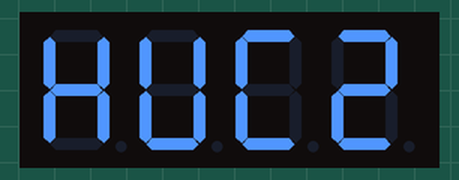
This sketch was run on a simulated Arduino Uno, built with avr-gcc and run on an emulated ATmega328P. On the bench: 4-digit seven-segment display. The local clock reads 2024-03-15 10:24:30 at power-on unless the sketch sets it.

Above: at 0.1 s.
At 1.1 s:
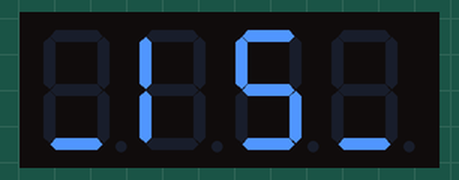
At 2.1 s:
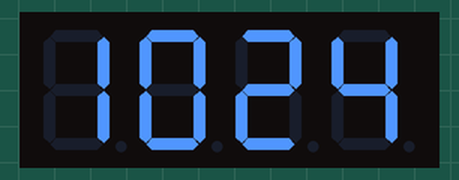
At 55.2 s:
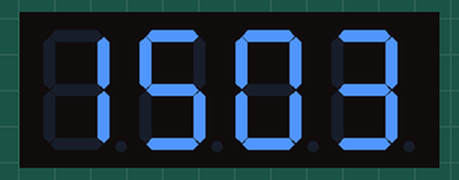
At 89.1 s:
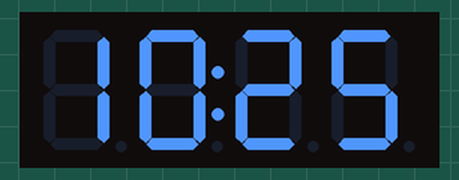
At 123.3 s:
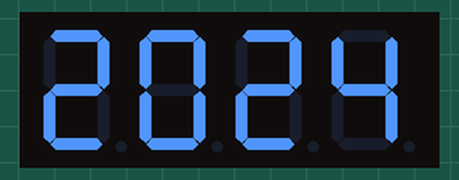

Measured:
- what the display in image 1 shows lasts 1.1 s, from 1.0 s to 2.1 s
- what the display in image 3 shows lasts 5.0 s, from 55.1 s to 60.1 s

The sketch:

clock_with_date.ino
```cpp
#include <Arduino.h>
#include <TM1637Display.h>
#include "RTClib.h"

#define CLK 2
#define DIO 3
RTC_DS1307 rtc;

const uint8_t SEG_KUCZ[] = {
  SEG_B | SEG_C | SEG_F | SEG_E | SEG_G,           // K
  SEG_F | SEG_B | SEG_C | SEG_D | SEG_E,           // U
  SEG_A | SEG_F | SEG_E | SEG_D,                   // C
  SEG_A | SEG_B | SEG_G | SEG_E | SEG_D            // Z
  };
  const uint8_t SEG_IS[] = {
   SEG_D ,                                               // nic
  SEG_F | SEG_E,                                  // I
  SEG_A | SEG_F | SEG_G | SEG_D | SEG_C,          // S
  SEG_D ,
                                                  // nic
  };


TM1637Display display(CLK, DIO);

void setup () {
  Serial.begin(57600);
#ifndef ESP8266
  while (!Serial); // wait for serial port to connect. Needed for native USB
#endif

    if (! rtc.begin()) {
    Serial.println("Couldn't find RTC");
    Serial.flush();
    while (1) delay(10);
  }

  display.setBrightness(0x0f);
  display.setSegments(SEG_KUCZ);
  delay(1000);
  display.setSegments(SEG_IS);
  delay(1000);
}

void loop()
{

  DateTime now = rtc.now();
  int hour = now.hour();
  int minute = now.minute();
  int day = now.day();
  int month = now.month();


    if (minute < 10){
      minute = 0 * pow(10, (int)log10(minute)+1) + minute;
    }
    if (day < 10) {
      day = 0 * pow(10, (int)log10(day)+1) + day;
    }
    if (month < 10) {
      month = 0 * pow(10, (int)log10(month)+1) + month;
    }


for (int i = 0; i < 50; i++){

  display.showNumberDecEx(minute, 0, true, 2, 2);
  display.showNumberDecEx(hour, 0x80>>3, true, 2, 0);

  delay(500);

  display.showNumberDecEx(minute, 0, true, 2, 2);
  display.showNumberDecEx(hour, 0b01000000, true, 2, 0);

  delay(500);

}

display.showNumberDecEx(month, 0, true, 2, 2);
display.showNumberDecEx(day, 0x80>>3, true, 2, 0);

  delay(5000);
display.showNumberDecEx(now.year(), true);
  delay(5000);


}
```
